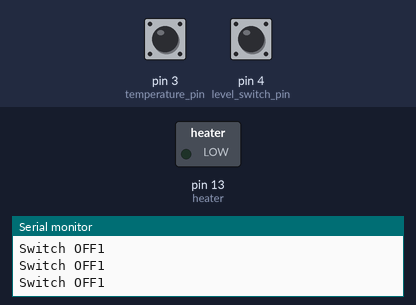
A sketch run on a simulated Arduino Uno, built with avr-gcc and run on an emulated ATmega328P. Parts: switched loads named in the sketch (green lamp = pin HIGH), the last lines printed to the serial monitor. Dashed ring = blinking. Inputs (shaded band) come from the test bench; at power-on: pin 3 (temperature_pin) HIGH, pin 4 (level_switch_pin) HIGH.

Above: at 1.2 s.
1.3 s: pin 3 (temperature_pin) driven LOW
At 2.3 s:
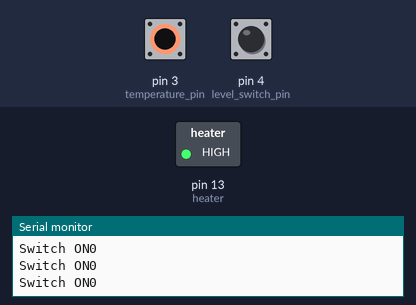
2.8 s: pin 4 (level_switch_pin) pulled LOW for 0.15 s
At 3.6 s:
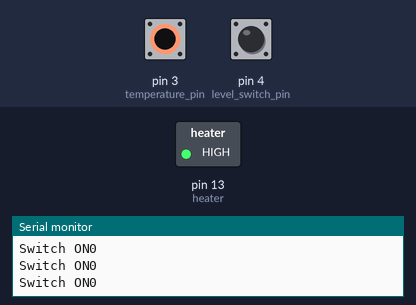
5.9 s: pin 3 (temperature_pin) driven HIGH
At 6.7 s:
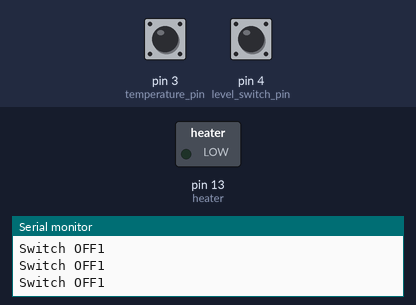
8.9 s: pin 3 (temperature_pin) pulsed LOW 5 times (0.12 s each, 0.3 s apart)
At 9.27 s:
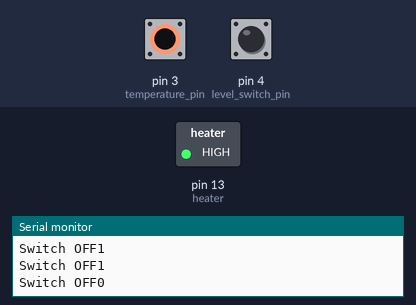
13.4 s: pin 3 (temperature_pin) pulsed LOW 2 times (0.12 s each, 0.3 s apart)
At 14.3 s:
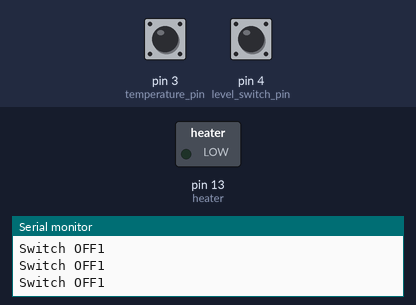
Timing chart, 0 to 16.4 s (numbered marks = the images above; inputs shaded):
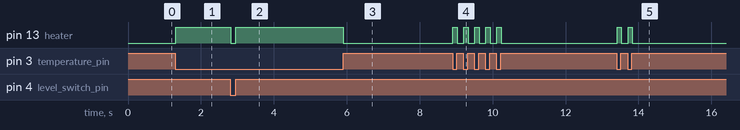

The sketch:

test.ino
```cpp
/*
GROUP 6
Smith Jilks ENM221-0092/2017
Ian Kibandi ENM221-0167/2017
Gideon Felix ENM221-0083/2017
Rodney Osodo ENM221-0091/2017
 */

int heater = 13, temperature_pin = 3, level_switch_pin = 4, temperature, level_switch;

void setup() {
  pinMode(temperature_pin, INPUT);
  pinMode(level_switch_pin, INPUT);
  pinMode(heater, OUTPUT);
  Serial.begin(9600);
}

void loop() {
  temperature = digitalRead(temperature_pin);
  level_switch = digitalRead(level_switch_pin);
  Serial.println(temperature);
    if(level_switch == LOW){
      digitalWrite(heater, LOW);
      Serial.print("Switch OFF");
    }
    else if ((level_switch == HIGH) && (temperature == LOW)){
      digitalWrite(heater, HIGH);
      Serial.print("Switch ON");
    }
    else if ((level_switch == HIGH) && (temperature == HIGH)){
      digitalWrite(heater, LOW);
      Serial.print("Switch OFF");
    }
    else
    {
      Serial.print(F("Thermostat is on"));
    }
}
```

Measured:
- after the input at 1.3 s, pin 13 (heater): LOW → HIGH at once
- after the input at 2.8 s, pin 13 (heater): HIGH → LOW at once, → HIGH 0.15 s later
- after the input at 5.9 s, pin 13 (heater): HIGH → LOW at once
- after the input at 8.9 s, pin 13 (heater): alternates HIGH for 0.12 s and LOW for 0.18 s, 10 changes in all, then stays LOW, starting at once
- after the input at 13.4 s, pin 13 (heater): alternates HIGH for 0.11 s and LOW for 0.19 s, 4 changes in all, then stays LOW, starting at once
